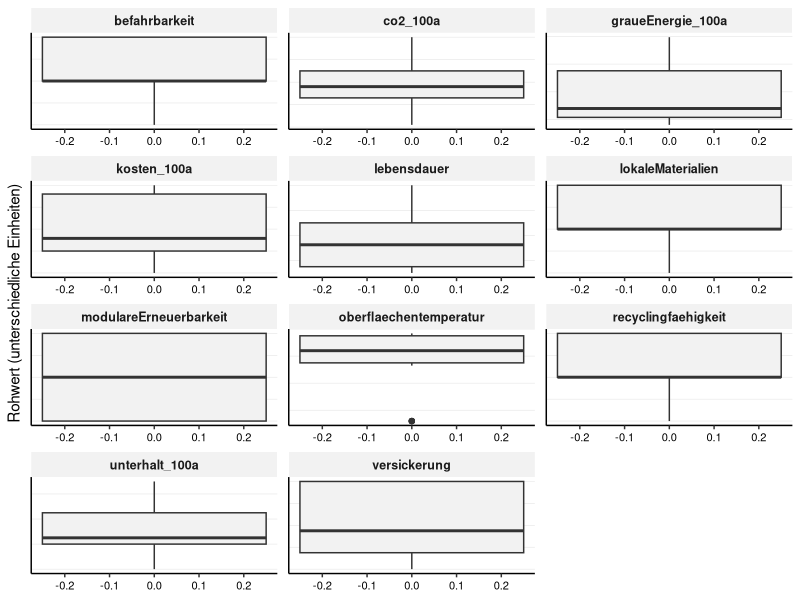
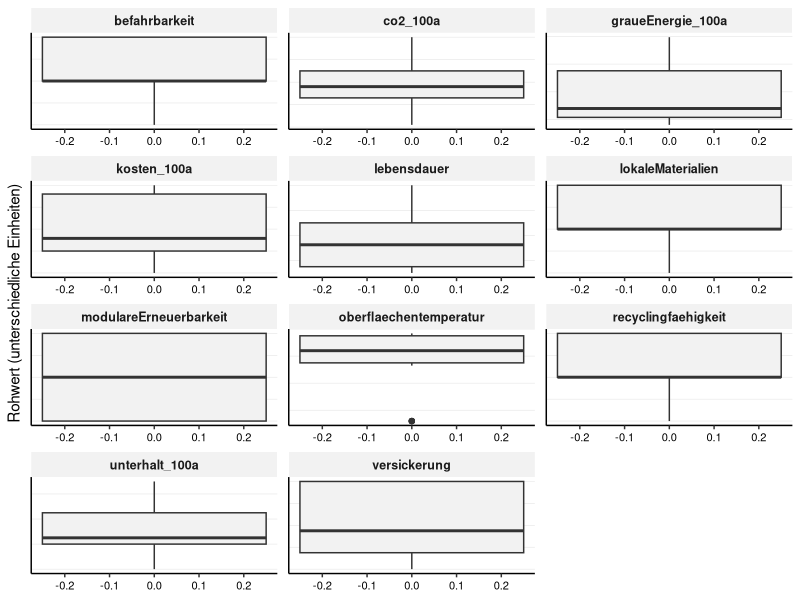

Source code (R) for these figures, in order: (Note: this script raises an error after producing the figures.)
## ---- chunk 1

library(tidyverse)
library(readr)
library(ggplot2)
library(forcats)
library(tidytext)

## ---- chunk 2

## 1. Daten Importieren

# Liest die Rohdaten für die Beläge ein
df_belaege_raw <- read_delim(
  "01_data_input/Belaege_tidy.csv",
  delim = ";"
)

# Liest die Gewichtungen für alle vier Szenarien ein
weights_s0_raw <- read_delim(
  "01_data_input/Belaege_Gewichtung_Szenario0.csv",
  delim = ";"
)
weights_s1_raw <- read_delim(
  "01_data_input/Belaege_Gewichtung_Szenario1.csv",
  delim = ";"
)
weights_s2_raw <- read_delim(
  "01_data_input/Belaege_Gewichtung_Szenario2.csv",
  delim = ";"
)
weights_s3_raw <- read_delim(
  "01_data_input/Belaege_Gewichtung_Szenario3.csv",
  delim = ";"
)

# --- PRÜFUNG BLOCK 1 ---

print("--- 1. Check: Spaltennamen Beläge (Sind alle Spaltennamen da?) ---")
colnames(df_belaege_raw)

print("--- 2. Check: Gewichtung S0 (Wurden Spalten getrennt?) ---")
head(weights_s0_raw)

print("--- 3. Check: Gewichtung S3 (Zur Sicherheit) ---")
head(weights_s3_raw)

## ---- chunk 3

# A. Bereinigung der Rohdaten (Belaege_normiert.csv)
df_belaege <- df_belaege_raw %>%
  select(belagskategorie, option, everything()) 

# B. Bereinigung der Gewichtungen (ALLE SZENARIEN)
# Wir fügen den Roh-Dateien die Szenario-Namen hinzu
df_weights_s0 <- weights_s0_raw %>%
  mutate(szenario = "Szenario 0: Baseline (IST)")
df_weights_s1 <- weights_s1_raw %>%
  mutate(szenario = "Szenario 1: Forschungsfokus")
df_weights_s2 <- weights_s2_raw %>%
  mutate(szenario = "Szenario 2: Radikale Vermeidung")
df_weights_s3 <- weights_s3_raw %>%
  mutate(szenario = "Szenario 3: Radikaler Lebenszyklus")

# Jetzt binden wir sie zu einer finalen Gewichtungs-Tabelle zusammen
df_weights <- bind_rows(df_weights_s0, df_weights_s1, df_weights_s2, df_weights_s3) %>%

# Berechne das Gesamtgewicht (gewicht) aus den Rohspalten,
mutate(
  gewicht = group_weight * within_group_weight
) %>%
 
# umbenennen für den Join
rename(
  bewertungskategorie = criterion_id
) %>%
  
# Auswählen der Spalten, die der Rest des Skripts braucht
select(szenario, bewertungskategorie, gewicht, group_id)

print(df_weights, n = 48)

# --- PRÜFUNG BLOCK 2 ---

print("--- Check: Haben wir die richtigen Namen in den Gewichten? ---")
# Wir filtern mal nach allem was mit "kosten" zu tun hat
df_weights %>% 
  filter(grepl("kosten", bewertungskategorie, ignore.case = TRUE)) %>%
  select(bewertungskategorie) %>%
  distinct()

print("--- Check: Stichprobe der Gewichte ---")
# Zeig mir mal S0 und S3 im Vergleich für Kosten
df_weights %>% 
  filter(bewertungskategorie == "initialkosten_100a") %>%
  select(szenario, gewicht)

## ---- chunk 4
# 3.1 Wide-to-Long
df_belaege_long <- df_belaege %>%
  pivot_longer(
    cols = where(is.numeric), 
    names_to = "bewertungskategorie", 
    values_to = "wert"
  )

# 3.2 JOIN mit Gewichtung
# WICHTIG: Wir nutzen left_join. 
# Alles was in der Gewichtungstabelle fehlt (wie 'initialkosten'), bekommt hier gewicht = NA.
df_belaege_joined <- df_belaege_long %>%
  left_join(df_weights, by = "bewertungskategorie", relationship = "many-to-many")

df_belaege_joined

# --- PRÜFUNG BLOCK 3 ---

# Wir geben kurz aus, was kein Gewicht hat zur Kontrolle
missing_weights <- df_belaege_joined %>% 
  filter(is.na(gewicht)) %>% 
  select(bewertungskategorie) %>% 
  distinct()

print("Diese Kriterien haben kein Gewicht (werden nur visualisiert):")
print(missing_weights)

print("--- Check: Hat 'initialkosten' KEIN Gewicht (NA)? ---")
df_belaege_joined %>%
  filter(bewertungskategorie == "initialkosten") %>%
  select(szenario, bewertungskategorie, gewicht) %>%
  distinct() %>%
  head(2) # Sollte NA zeigen (oder leer sein, falls S0)

print("--- Check: Hat 'initialkosten_100a' ein Gewicht? ---")
df_belaege_joined %>%
  filter(bewertungskategorie == "initialkosten_100a") %>%
  filter(szenario == "Szenario 0: Baseline (IST)") %>%
  select(szenario, bewertungskategorie, gewicht) %>%
  distinct() %>%
  head(2) # Sollte 0.1 zeigen

## ---- chunk 5

# Boxplot der Rohwerte (Scientific Style)
# Hinweis: Da die Einheiten gemischt sind, nutzen wir facet_wrap mit freien Skalen,
# damit man pro Kriterium überhaupt etwas erkennt.
plot_rohwerte <- ggplot(df_belaege_joined, aes(y = wert)) +
  geom_boxplot(fill = "grey95", width = 0.5) +
  
  # Facetten für jedes Kriterium, da unterschiedliche Einheiten (CHF vs Jahre)
  facet_wrap(~bewertungskategorie, scales = "free", ncol = 3) +
  
  labs(
    title = NULL, # Titel für Word-Beschriftung
    subtitle = NULL,
    x = NULL,
    y = "Rohwert (unterschiedliche Einheiten)"
  ) +
  
  theme_classic(base_size = 11) +
  
  theme(
    # Nur horizontale Gitterlinien im Facet sind hier wichtig (da y = wert vertikal ist)
    panel.grid.major.y = element_line(color = "grey90", linewidth = 0.2),
    panel.grid.major.x = element_blank(),
    
    # Facetten-Label schön machen
    strip.background = element_rect(fill = "grey95", color = NA),
    strip.text = element_text(face = "bold", size = 9),
    
    # Achsen-Texte
    axis.text.x = element_text(size = 8, color = "black"),
    axis.text.y = element_blank(), # Keine Y-Text nötig im Boxplot ohne Kategorien
    axis.ticks.y = element_blank()
  )

print(plot_rohwerte)
ggsave("02_export/plots/check_01_rohwerte_verteilung.png", 
       plot = plot_rohwerte, width = 10, height = 8, dpi = 300)

# -------------------------------------------------------
# Lebenszyklus-Bilanz Beläge (100 Jahre)
# -------------------------------------------------------

# 1. Daten vorbereiten (Bleibt gleich)
df_plot_belaege_100a <- df_belaege %>% 
  select(
    belagskategorie, option,
    initialkosten, initialkosten_100a, unterhalt_100a, co2_100a, graueEnergie_100a
  ) %>%
  rename(belag = option, kategorie = belagskategorie) %>%
  pivot_longer(cols = where(is.numeric), names_to = "kriterium", values_to = "wert") %>%
  mutate(facet_label = case_when(
    kriterium == "initialkosten" ~ "1. Investitionskosten (pro Zyklus) [CHF/m²]",
    kriterium == "initialkosten_100a" ~ "2. Investitionskosten (100a kumuliert) [CHF/m²]",
    kriterium == "unterhalt_100a" ~ "3. Unterhaltskosten 100a [CHF/m²]",
    kriterium == "co2_100a" ~ "4. CO2-Emissionen 100a [kg CO2-eq/m²]",
    kriterium == "graueEnergie_100a" ~ "5. Graue Energie 100a [kWh/m²]" 
  )) %>%
  filter(!is.na(facet_label)) %>%
  mutate(kategorie = fct_relevel(kategorie, "Asphalt", "Pflaster", "Sickerbeläge")) %>%
  mutate(belag_sortiert = reorder(belag, wert))

# 2. Plot erstellen
plot_belaege_100a_final <- ggplot(df_plot_belaege_100a, 
       aes(x = belag_sortiert, y = wert, fill = kategorie)) + 
  geom_col(width = 0.6) + 
  
  # Facetten
  facet_wrap(~facet_label, ncol = 1, scales = "free_y") +
  
  scale_fill_manual(values = c("Asphalt" = "#084594", "Pflaster" = "#4292c6", "Sickerbeläge" = "#9ecae1")) +
  
  # Textumbruch x-Achse
  scale_x_discrete(labels = function(x) stringr::str_wrap(x, width = 20)) +
  
  labs(title = NULL, x = NULL, y = "Wert", fill = "Belagskategorie") +
  
  theme_classic(base_size = 11) + 
  
  theme(
    legend.position = "bottom",
    panel.grid.major.y = element_line(color = "grey90", linewidth = 0.2),
    panel.grid.major.x = element_blank(),
    
    # Schriftgrössen
    axis.text.x = element_text(angle = 45, hjust = 1, size = 10, color = "black"),
    axis.text.y = element_text(size = 10, color = "black"),
    
    strip.background = element_rect(fill = "grey95", color = NA),
    strip.text = element_text(face = "bold", size = 11, hjust = 0),
    
    # Rand unten grosszügig lassen
    plot.margin = margin(t = 5, r = 5, b = 30, l = 5, unit = "mm") 
  )

print(plot_belaege_100a_final)

# 3. Speichern (Hochformat erzwingen)
ggsave("02_export/plots/Abb_Lebenszyklus_Bilanz_clean.png", 
       plot = plot_belaege_100a_final, 
       width = 8,   # Schmaler
       height = 20, # Extrem hoch (ca. 50 cm)
       dpi = 300)

# --- PRÜFUNG BLOCK 4 ---

print("--- Check: Haben wir alle 5 Facetten für den Plot? ---")
df_plot_belaege_100a %>%
  count(facet_label)

print("--- Check: Werte-Vergleich am Beispiel 'Recyclingasphalt' ---")
# Wir schauen uns einen Belag an, um zu sehen, ob Initial < 100a ist
df_plot_belaege_100a %>%
  filter(belag == "Recyclingasphalt") %>% # Oder ein anderer Name, falls dieser nicht existiert
  select(facet_label, wert) %>%
  arrange(facet_label)

## ---- chunk 6

# 5.1 Definieren: Wo ist "weniger" besser?
kriterien_lower_is_better <- c(
  "initialkosten", 
  "initialkosten_100a", 
  "unterhalt_100a", 
  "co2_100a", 
  "graueEnergie_100a",
  "oberflaechentemperatur" 
)

# 5.2 Min-Max-Skalierung
# WICHTIG: Hier NICHT nach Gewicht filtern, sonst verschwinden die Initialkosten!
df_belaege_normalized <- df_belaege_joined %>%
  filter(!is.na(wert)) %>%  # Nur Zeilen ohne Werte löschen
  group_by(bewertungskategorie) %>%
  mutate(
    min_wert = min(wert, na.rm = TRUE),
    max_wert = max(wert, na.rm = TRUE),
    score_normiert = case_when(
      (max_wert - min_wert) == 0 ~ 1,
      !(bewertungskategorie %in% kriterien_lower_is_better) ~ (wert - min_wert) / (max_wert - min_wert),
      bewertungskategorie %in% kriterien_lower_is_better ~ 1 - ((wert - min_wert) / (max_wert - min_wert))
    )
  ) %>%
  ungroup()

# --- PRÜFUNG BLOCK 5 ---

print("--- Check: Sind alle Kriterien da (auch die ohne Gewicht)? ---")
df_min_max_check <- df_belaege_normalized %>%
  select(bewertungskategorie, min_wert, max_wert) %>%
  distinct()

print(df_min_max_check)

print("--- Check: Haben 'initialkosten' einen Score bekommen? ---")
# Wir testen eine Zeile stichprobenartig
df_belaege_normalized %>%
  filter(bewertungskategorie == "initialkosten") %>%
  select(option, wert, score_normiert) %>%
  head(3)

# Prüfen, ob der Join geklappt hat (Gewicht da?):
print("--- Check Gewicht für Kosten ---")
df_belaege_normalized %>%
  filter(bewertungskategorie %in% c("initialkosten", "initialkosten_100a")) %>%
  select(szenario, bewertungskategorie, gewicht) %>%
  distinct() %>%
  print()
## ---- chunk 7
# Boxplot der normierten Scores (Scientific Style)
plot_normiert <- ggplot(df_belaege_normalized, aes(x = bewertungskategorie, y = score_normiert)) +
  geom_boxplot(fill = "grey90", width = 0.6, outlier.colour = "black", outlier.size = 1) +
  
  coord_flip() +
  
  # Fixe Skala 0-1
  scale_y_continuous(limits = c(0, 1), expand = c(0, 0.05)) +
  
  labs(
    title = NULL,
    subtitle = NULL,
    x = NULL, # Kriterien-Namen stehen an der Achse
    y = "Normierter Score (0 = schlecht, 1 = ideal)"
  ) +
  
  theme_classic(base_size = 11) +
  
  theme(
    # Gitterlinien: Vertikal wichtig (um 0.5 etc. zu sehen), Horizontal weg
    panel.grid.major.x = element_line(color = "grey90", linewidth = 0.2),
    panel.grid.major.y = element_blank(),
    
    # Achsen-Texte
    axis.text.y = element_text(color = "black", size = 10), # Kriterien-Namen
    axis.text.x = element_text(color = "black", size = 10)  # Zahlen 0-1
  )

print(plot_normiert)
ggsave("02_export/plots/check_02_normierte_scores_belaege.png", 
       plot = plot_normiert, width = 10, height = 7, dpi = 300)

# --- PRÜFUNG BLOCK 6 ---

print("--- Check: Liegen alle Scores zwischen 0 und 1? ---")
summary(df_belaege_normalized$score_normiert)
# Min sollte >= 0.00 sein, Max <= 1.00

print("--- Check: Sind 'initialkosten' im Boxplot-Datensatz enthalten? ---")
# Wir zählen, wie viele Datenpunkte wir pro Kategorie haben
df_belaege_normalized %>%
  filter(bewertungskategorie %in% c("initialkosten", "initialkosten_100a")) %>%
  count(bewertungskategorie)
## ---- chunk 8

# 7.1 Berechnung Score pro Kriterium
df_mca_calculated <- df_belaege_normalized %>%
  # HIER filtern wir jetzt alles raus, was kein Gewicht hat (z.B. reine Initialkosten)
  filter(!is.na(gewicht)) %>% 
  mutate(MCA_score_kriterium = score_normiert * gewicht)

# 7.2 Aggregation pro Szenario
df_mca_total <- df_mca_calculated %>%
  group_by(szenario, belagskategorie, option) %>%
  summarise(MCA_gesamtscore = sum(MCA_score_kriterium, na.rm = TRUE), .groups = 'drop') %>%
  arrange(szenario, desc(MCA_gesamtscore)) 

print("--- MCA Gesamtergebnis ---")
print(df_mca_total, n = 40)

# 7.3 - Auswahl der "Top 3 Sieger"
# Ziel: Für jedes der 4 Szenarien die Top 3 Beläge aus dem
# Gesamtranking auswählen (unabhängig von der Kategorie).

N_BELAEGE_AUSWAEHLEN <- 3

df_sieger_belaege <- df_mca_total %>%
  group_by(szenario) %>%
  # Wählt die N besten Beläge innerhalb jedes Szenarios aus
  slice_max(MCA_gesamtscore, n = N_BELAEGE_AUSWAEHLEN) %>%
  ungroup() %>%
  # Ordnen für bessere Lesbarkeit
  arrange(szenario, desc(MCA_gesamtscore))

# Anzeigen der 12 Sieger-Optionen (4 Szenarien * 3 Beläge)
print(paste("--- Top", N_BELAEGE_AUSWAEHLEN, "Beläge pro Szenario (für Zeitstrahl-Analyse) ---"))
print(df_sieger_belaege, n = 12)

# Diese Auswahl auch exportieren
write_csv2(
  df_sieger_belaege,
  file = "02_export/tables/mca_top3_belaege_pro_szenario.csv"
)

# --- PRÜFUNG BLOCK 7 ---

print("--- Check: Enthält die Berechnung noch Zeilen ohne Gewicht? ---")
# Sollte 0 Zeilen ergeben
df_mca_calculated %>% filter(is.na(gewicht)) %>% count()

print("--- Check: Plausibilität Ergebnisse (S0 Baseline) ---")
# Zeig mir die Top 3 von Szenario 0
df_sieger_belaege %>% 
  filter(szenario == "Szenario 0: Baseline (IST)") %>%
  select(option, MCA_gesamtscore)

## ---- chunk 9
#| label: fig-mca-plots-belaege-s0
#| fig.width: 13
#| fig.height: 8
#| out.width: "95%"
#| dpi: 300

# --- Datenaufbereitung für Stacked Plot (einmalig & aufgehübscht) ---
df_mca_groups_belaege_plot <- df_mca_calculated %>%
  group_by(szenario, belagskategorie, option, group_id) %>%
  summarise(gruppen_score = sum(MCA_score_kriterium, na.rm = TRUE), .groups = 'drop') %>%
  left_join(df_mca_total, by = c("szenario", "belagskategorie", "option")) %>%
  mutate(group_label_clean = case_when(
    group_id == "langlebigkeit_wirtschaftlichkeit" ~ "Langlebigkeit & Wirtschaftlichkeit",
    group_id == "multifunktionale_nutzungsqualitaet" ~ "Multifunktionale Nutzungsqualität",
    group_id == "umweltbelastung" ~ "Umweltbelastung",
    group_id == "kreislauffaehigkeit" ~ "Kreislauffähigkeit",
    TRUE ~ group_id
  ))
# ----------------------------------------------------

# --- Farb-Definitionen (Wissenschaftlich / Blau-Schema) ---
# 1. Farben für Kategorien (Konsistent mit Block 4)
colors_kategorie <- c("Asphalt" = "#084594", 
                      "Pflaster" = "#4292c6", 
                      "Sickerbeläge" = "#9ecae1")

# 2. Farben für Kriterien-Gruppen (Abgestufte Blautöne/Grau)
colors_gruppen <- c(
  "Langlebigkeit & Wirtschaftlichkeit" = "#08306b", # Sehr dunkelblau (Basis)
  "Multifunktionale Nutzungsqualität" = "#2171b5",  # Mittelblau
  "Umweltbelastung" = "#6baed6",                    # Hellblau
  "Kreislauffähigkeit" = "#c6dbef"                  # Sehr hellblau/Grau
)
# ----------------------------------------------------


# --- Plot 1: Ranking (Szenario 0) ---
data_s0 <- df_mca_total %>% filter(szenario == "Szenario 0: Baseline (IST)")

plot_s0_rank <- ggplot(data_s0,
       aes(x = MCA_gesamtscore,
           y = fct_reorder(option, MCA_gesamtscore), 
           fill = belagskategorie)) + 
  geom_col(width = 0.7) +
  
  scale_x_continuous(limits = c(0, 1), expand = c(0, 0.05)) + 
  scale_y_discrete(labels = function(x) stringr::str_wrap(x, width = 40)) +
  
  # HIER: Deine Blautöne anwenden!
  scale_fill_manual(values = colors_kategorie) +
  
  labs(
    title = NULL, 
    x = "MCA Score (0-1)", 
    y = NULL, 
    fill = "Kategorie"
  ) +
  theme_classic(base_size = 11) + 
  theme(
    legend.position = "bottom",
    panel.grid.major.y = element_blank(),
    panel.grid.major.x = element_line(color = "grey90", linewidth = 0.2),
    axis.text = element_text(color = "black"),
    plot.margin = margin(t = 5, r = 10, b = 5, l = 5, unit = "mm")
  )

print(plot_s0_rank)
ggsave("02_export/plots/mca_gesamtergebnis_s0_belaege.png",
       plot = plot_s0_rank, width = 10, height = 7, dpi = 300)


# --- Plot 2: Stacked Detail (Szenario 0) ---
data_s0_groups <- df_mca_groups_belaege_plot %>% filter(szenario == "Szenario 0: Baseline (IST)")

plot_s0_stack <- ggplot(data_s0_groups,
       aes(x = gruppen_score,
           y = fct_reorder(option, MCA_gesamtscore), 
           fill = group_label_clean)) + 
  geom_col(position = "stack", width = 0.7) +
  
  scale_x_continuous(limits = c(0, 1), expand = c(0, 0.05)) +
  scale_y_discrete(labels = function(x) stringr::str_wrap(x, width = 40)) +
  
  # HIER: Die neuen Gruppen-Farben anwenden!
  scale_fill_manual(values = colors_gruppen) +
  
  labs(
    title = NULL, 
    x = "Beitrag zum Score", 
    y = NULL, 
    fill = "Kriteriengruppe"
  ) +
  theme_classic(base_size = 11) + 
  theme(
    legend.position = "bottom",
    legend.text = element_text(size = 9), 
    legend.title = element_text(face = "bold"),
    legend.box = "vertical",
    panel.grid.major.y = element_blank(),
    panel.grid.major.x = element_line(color = "grey90", linewidth = 0.2),
    axis.text = element_text(color = "black"),
    plot.margin = margin(t = 5, r = 10, b = 5, l = 5, unit = "mm")
  ) +
  guides(fill = guide_legend(nrow = 2, byrow = TRUE))

print(plot_s0_stack)
ggsave("02_export/plots/mca_detail_gruppen_s0_belaege.png",
       plot = plot_s0_stack, width = 10, height = 7, dpi = 300)

## ---- chunk 10
#| label: fig-mca-plots-belaege-s1
#| fig.width: 13
#| fig.height: 8
#| out.width: "95%"
#| dpi: 300

# --- Plot 1: Ranking (Szenario 1) ---
data_s1 <- df_mca_total %>% filter(szenario == "Szenario 1: Forschungsfokus")

plot_s1_rank <- ggplot(data_s1,
       aes(x = MCA_gesamtscore,
           y = fct_reorder(option, MCA_gesamtscore), 
           fill = belagskategorie)) + 
  geom_col(width = 0.7) +
  
  scale_x_continuous(limits = c(0, 1), expand = c(0, 0.05)) + 
  scale_y_discrete(labels = function(x) stringr::str_wrap(x, width = 40)) +
  
  # Farben wiederverwenden
  scale_fill_manual(values = colors_kategorie) +
  
  labs(
    title = NULL, 
    x = "MCA Score (0-1)", 
    y = NULL, 
    fill = "Kategorie"
  ) +
  theme_classic(base_size = 11) + 
  theme(
    legend.position = "bottom",
    panel.grid.major.y = element_blank(),
    panel.grid.major.x = element_line(color = "grey90", linewidth = 0.2),
    axis.text = element_text(color = "black"),
    plot.margin = margin(t = 5, r = 10, b = 5, l = 5, unit = "mm")
  )

print(plot_s1_rank)
ggsave("02_export/plots/mca_gesamtergebnis_s1_belaege.png",
       plot = plot_s1_rank, width = 10, height = 7, dpi = 300)


# --- Plot 2: Stacked Detail (Szenario 1) ---
data_s1_groups <- df_mca_groups_belaege_plot %>% filter(szenario == "Szenario 1: Forschungsfokus")

plot_s1_stack <- ggplot(data_s1_groups,
       aes(x = gruppen_score,
           y = fct_reorder(option, MCA_gesamtscore), 
           fill = group_label_clean)) + 
  geom_col(position = "stack", width = 0.7) +
  
  scale_x_continuous(limits = c(0, 1), expand = c(0, 0.05)) +
  scale_y_discrete(labels = function(x) stringr::str_wrap(x, width = 40)) +
  
  # Farben wiederverwenden
  scale_fill_manual(values = colors_gruppen) +
  
  labs(
    title = NULL, 
    x = "Beitrag zum Score", 
    y = NULL, 
    fill = "Kriteriengruppe"
  ) +
  theme_classic(base_size = 11) + 
  theme(
    legend.position = "bottom",
    legend.text = element_text(size = 9), 
    legend.title = element_text(face = "bold"),
    legend.box = "vertical",
    panel.grid.major.y = element_blank(),
    panel.grid.major.x = element_line(color = "grey90", linewidth = 0.2),
    axis.text = element_text(color = "black"),
    plot.margin = margin(t = 5, r = 10, b = 5, l = 5, unit = "mm")
  ) +
  guides(fill = guide_legend(nrow = 2, byrow = TRUE))

print(plot_s1_stack)
ggsave("02_export/plots/mca_detail_gruppen_s1_belaege.png",
       plot = plot_s1_stack, width = 10, height = 7, dpi = 300)
## ---- chunk 11
#| label: fig-mca-plots-belaege-s2
#| fig.width: 13
#| fig.height: 8
#| out.width: "95%"
#| dpi: 300

# --- Plot 1: Ranking (Szenario 2) ---
data_s2 <- df_mca_total %>% filter(szenario == "Szenario 2: Radikale Vermeidung")

plot_s2_rank <- ggplot(data_s2,
       aes(x = MCA_gesamtscore,
           y = fct_reorder(option, MCA_gesamtscore), 
           fill = belagskategorie)) + 
  geom_col(width = 0.7) +
  
  scale_x_continuous(limits = c(0, 1), expand = c(0, 0.05)) + 
  scale_y_discrete(labels = function(x) stringr::str_wrap(x, width = 40)) +
  
  scale_fill_manual(values = colors_kategorie) +
  
  labs(
    title = NULL, 
    x = "MCA Score (0-1)", 
    y = NULL, 
    fill = "Kategorie"
  ) +
  theme_classic(base_size = 11) + 
  theme(
    legend.position = "bottom",
    panel.grid.major.y = element_blank(),
    panel.grid.major.x = element_line(color = "grey90", linewidth = 0.2),
    axis.text = element_text(color = "black"),
    plot.margin = margin(t = 5, r = 10, b = 5, l = 5, unit = "mm")
  )

print(plot_s2_rank)
ggsave("02_export/plots/mca_gesamtergebnis_s2_belaege.png",
       plot = plot_s2_rank, width = 10, height = 7, dpi = 300)


# --- Plot 2: Stacked Detail (Szenario 2) ---
data_s2_groups <- df_mca_groups_belaege_plot %>% filter(szenario == "Szenario 2: Radikale Vermeidung")

plot_s2_stack <- ggplot(data_s2_groups,
       aes(x = gruppen_score,
           y = fct_reorder(option, MCA_gesamtscore), 
           fill = group_label_clean)) + 
  geom_col(position = "stack", width = 0.7) +
  
  scale_x_continuous(limits = c(0, 1), expand = c(0, 0.05)) +
  scale_y_discrete(labels = function(x) stringr::str_wrap(x, width = 40)) +
  
  scale_fill_manual(values = colors_gruppen) +
  
  labs(
    title = NULL, 
    x = "Beitrag zum Score", 
    y = NULL, 
    fill = "Kriteriengruppe"
  ) +
  theme_classic(base_size = 11) + 
  theme(
    legend.position = "bottom",
    legend.text = element_text(size = 9), 
    legend.title = element_text(face = "bold"),
    legend.box = "vertical",
    panel.grid.major.y = element_blank(),
    panel.grid.major.x = element_line(color = "grey90", linewidth = 0.2),
    axis.text = element_text(color = "black"),
    plot.margin = margin(t = 5, r = 10, b = 5, l = 5, unit = "mm")
  ) +
  guides(fill = guide_legend(nrow = 2, byrow = TRUE))

print(plot_s2_stack)
ggsave("02_export/plots/mca_detail_gruppen_s2_belaege.png",
       plot = plot_s2_stack, width = 10, height = 7, dpi = 300)

## ---- chunk 12
#| label: fig-mca-plots-belaege-s3
#| fig.width: 13
#| fig.height: 8
#| out.width: "95%"
#| dpi: 300

# --- Plot 1: Ranking (Szenario 3) ---
data_s3 <- df_mca_total %>% filter(szenario == "Szenario 3: Radikaler Lebenszyklus")

plot_s3_rank <- ggplot(data_s3,
       aes(x = MCA_gesamtscore,
           y = fct_reorder(option, MCA_gesamtscore), 
           fill = belagskategorie)) + 
  geom_col(width = 0.7) +
  
  scale_x_continuous(limits = c(0, 1), expand = c(0, 0.05)) + 
  scale_y_discrete(labels = function(x) stringr::str_wrap(x, width = 40)) +
  
  scale_fill_manual(values = colors_kategorie) +
  
  labs(
    title = NULL, 
    x = "MCA Score (0-1)", 
    y = NULL, 
    fill = "Kategorie"
  ) +
  theme_classic(base_size = 11) + 
  theme(
    legend.position = "bottom",
    panel.grid.major.y = element_blank(),
    panel.grid.major.x = element_line(color = "grey90", linewidth = 0.2),
    axis.text = element_text(color = "black"),
    plot.margin = margin(t = 5, r = 10, b = 5, l = 5, unit = "mm")
  )

print(plot_s3_rank)
ggsave("02_export/plots/mca_gesamtergebnis_s3_belaege.png",
       plot = plot_s3_rank, width = 10, height = 7, dpi = 300)


# --- Plot 2: Stacked Detail (Szenario 3) ---
data_s3_groups <- df_mca_groups_belaege_plot %>% filter(szenario == "Szenario 3: Radikaler Lebenszyklus")

plot_s3_stack <- ggplot(data_s3_groups,
       aes(x = gruppen_score,
           y = fct_reorder(option, MCA_gesamtscore), 
           fill = group_label_clean)) + 
  geom_col(position = "stack", width = 0.7) +
  
  scale_x_continuous(limits = c(0, 1), expand = c(0, 0.05)) +
  scale_y_discrete(labels = function(x) stringr::str_wrap(x, width = 40)) +
  
  scale_fill_manual(values = colors_gruppen) +
  
  labs(
    title = NULL, 
    x = "Beitrag zum Score", 
    y = NULL, 
    fill = "Kriteriengruppe"
  ) +
  theme_classic(base_size = 11) + 
  theme(
    legend.position = "bottom",
    legend.text = element_text(size = 9), 
    legend.title = element_text(face = "bold"),
    legend.box = "vertical",
    panel.grid.major.y = element_blank(),
    panel.grid.major.x = element_line(color = "grey90", linewidth = 0.2),
    axis.text = element_text(color = "black"),
    plot.margin = margin(t = 5, r = 10, b = 5, l = 5, unit = "mm")
  ) +
  guides(fill = guide_legend(nrow = 2, byrow = TRUE))

print(plot_s3_stack)
ggsave("02_export/plots/mca_detail_gruppen_s3_belaege.png",
       plot = plot_s3_stack, width = 10, height = 7, dpi = 300)
## ---- chunk 13

# 1. Speichern der finalen MCA-Rangliste (alle 40 Zeilen)
write_csv2(
  df_mca_total,
  file = "02_export/tables/mca_rangliste_alle_szenarien.csv"
)

# 2. Speichern der kompletten Berechnungs-Details (alle 360+ Zeilen)
write_csv2(
  df_mca_calculated,
  file = "02_export/tables/mca_details_berechnung_alle_szenarien.csv"
)

# --- PRÜFUNG BLOCK 9 ---

print("--- Check 1: Ist die Rangliste vollständig? (Erwartet: 40 Zeilen) ---")
# 10 Beläge * 4 Szenarien = 40 Zeilen
nrow(df_mca_total)

print("--- Check 2: Sind die Details vollständig? ---")
# Sollte > 300 sein (40 Zeilen * ca. 9-11 Kriterien pro Szenario)
nrow(df_mca_calculated)

print("--- Check 3: Existiert der Ordner? (Optional) ---")
# Falls der Ordner nicht existiert, würde write_csv2 einen Fehler werfen.
dir.exists("02_export/tables")
 
